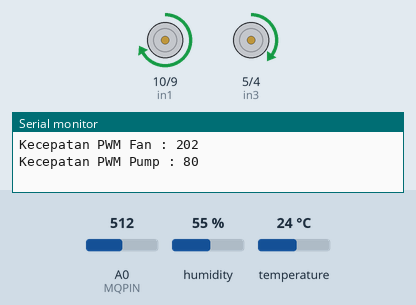
Simulated run of this program. Board: Arduino Uno, built with avr-gcc and run on an emulated ATmega328P. Shown: motor-driver pin pairs drawn as motors (green arrow = first pin HIGH = forward, orange = second pin HIGH = backward, longer = more drive, scaled by the enable pin), the last lines printed to the serial monitor. The test bench sets the inputs (shaded band); at power-on: temperature 24 °C, A0 (MQPIN) = 512, humidity 55 %.

Above: at 1.2 s.
1.3 s: temperature set to 22 °C
At 5.8 s:
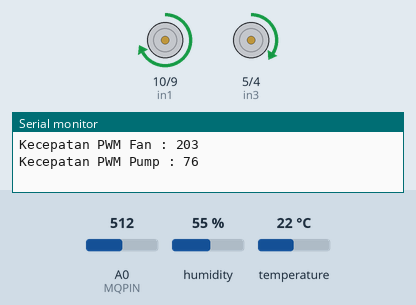
6.8 s: temperature set to 19 °C
At 10.8 s:
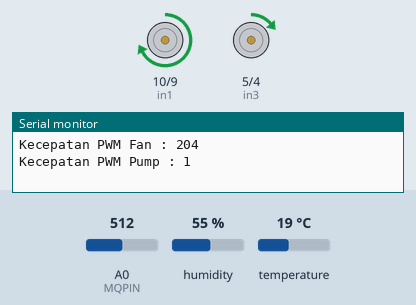
11.9 s: A0 (MQPIN) set to 306
At 15.9 s:
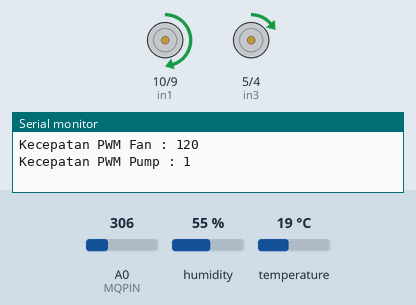
17.1 s: A0 (MQPIN) set to 0
At 22.0 s:
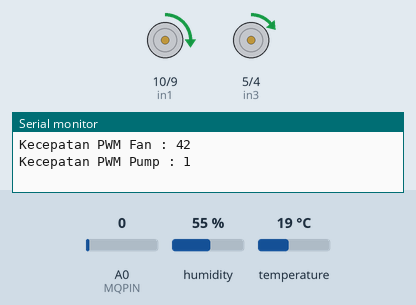
22.3 s: temperature set to 28 °C
At 27.0 s:
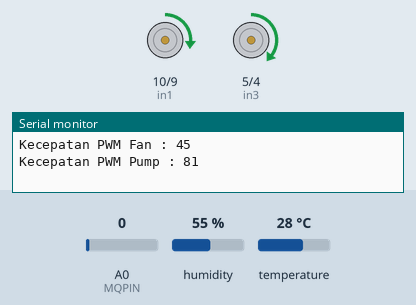
27.4 s: A0 (MQPIN) set to 122
At 32.2 s:
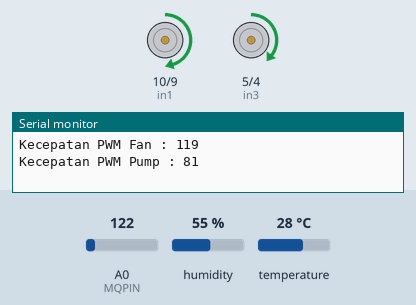
Timing chart, 0 to 33.6 s (numbered marks = the images above; inputs shaded):
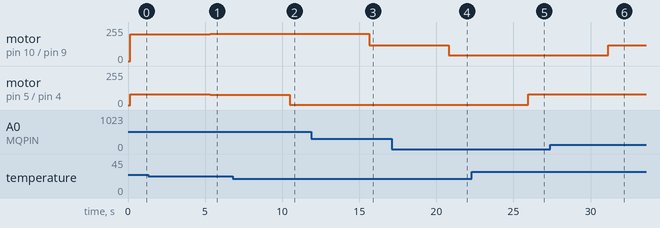

Measured:
- the behaviour switches between 21 and 20 °C on temperature (found by bisection; images 1 and 2)
- after the input at 1.3 s, motor on pin 10 (in1) / pin 9 (in2): forward 202/255 → forward 203/255 after 4.0 s; motor on pin 5 (in3) / pin 4 (in4): forward 80/255 → forward 76/255 after 4.0 s
- after the input at 6.8 s, motor on pin 10 (in1) / pin 9 (in2): forward 203/255 → forward 204/255 after 3.7 s; motor on pin 5 (in3) / pin 4 (in4): forward 76/255 → forward 1/255 after 3.7 s
- after the input at 11.9 s, motor on pin 10 (in1) / pin 9 (in2): forward 204/255 → forward 120/255 after 3.7 s
- after the input at 17.1 s, motor on pin 10 (in1) / pin 9 (in2): forward 120/255 → forward 42/255 after 3.7 s
- after the input at 22.3 s, motor on pin 10 (in1) / pin 9 (in2): forward 42/255 → forward 45/255 after 3.7 s; motor on pin 5 (in3) / pin 4 (in4): forward 1/255 → forward 81/255 after 3.7 s
- after the input at 27.4 s, motor on pin 10 (in1) / pin 9 (in2): forward 45/255 → forward 119/255 after 3.7 s

The program:

main.cpp
```cpp
#include <Arduino.h>
#include <Fuzzy.h>
#include <MQUnifiedsensor.h>
#include <DHT.h>


#define MQPIN A0
#define DHTPIN 2
#define DHTTYPE DHT11
DHT dht(DHTPIN, DHTTYPE);

#define enA 11
#define in1 10
#define in2 9

#define enB 6
#define in3 5
#define in4 4

boolean inital = true;
int output = 0;
Fuzzy *fuzzy = new Fuzzy();

//Fuzzy Input Suhu
FuzzySet *dingin= new FuzzySet(0, 0, 20, 33);
FuzzySet *hangat = new FuzzySet(20, 33, 48, 55);
FuzzySet *panas = new FuzzySet(48, 55, 100, 100);

//Fuzzy Input Asap
FuzzySet *rendah = new FuzzySet(0, 0, 200, 700);
FuzzySet *sedang = new FuzzySet(200, 700, 4500, 5500);
FuzzySet *tinggi = new FuzzySet(4500, 5500, 10000, 10000);

//Fuzzy Output PWN DC Motor 1 Kipas
FuzzySet *lambat1 = new FuzzySet(0, 0, 70, 100);
FuzzySet *sedang1 = new FuzzySet(70, 100, 140, 170);
FuzzySet *cepat1 = new FuzzySet(140, 170, 255, 255);

//Fuzzy Output PWN DC Motor 2 Pompa Air
FuzzySet *mati2 = new FuzzySet(0, 0, 2.5, 5);
FuzzySet *sedang2 = new FuzzySet(2.5, 7.5, 140, 170);
FuzzySet *cepat2 = new FuzzySet(140, 170, 255, 255);

void setup(){
  dht.begin();
  Serial.begin(9600);
  randomSeed(analogRead(0));

  pinMode(enA, OUTPUT);
  pinMode(in1, OUTPUT);
  pinMode(in2, OUTPUT);

  pinMode(enB, OUTPUT);
  pinMode(in3, OUTPUT);
  pinMode(in4, OUTPUT);

  FuzzyInput *suhu = new FuzzyInput(1);

  suhu->addFuzzySet(dingin);
  suhu->addFuzzySet(hangat);
  suhu->addFuzzySet(panas);
  fuzzy->addFuzzyInput(suhu);

  FuzzyInput *asap = new FuzzyInput(2);

  asap->addFuzzySet(rendah);
  asap->addFuzzySet(sedang);
  asap->addFuzzySet(tinggi);
  fuzzy->addFuzzyInput(asap);

  FuzzyOutput *fanSpeed = new FuzzyOutput(1);

  fanSpeed->addFuzzySet(lambat1);
  fanSpeed->addFuzzySet(sedang1);
  fanSpeed->addFuzzySet(cepat1);
  fuzzy->addFuzzyOutput(fanSpeed);

  FuzzyOutput *pam = new FuzzyOutput(2);

  pam->addFuzzySet(mati2);
  pam->addFuzzySet(sedang2);
  pam->addFuzzySet(cepat2);
  fuzzy->addFuzzyOutput(pam);


  // Fuzzy Rule 1
  FuzzyRuleAntecedent *dingin_rendah = new FuzzyRuleAntecedent();
  dingin_rendah->joinWithAND(dingin, rendah);

  FuzzyRuleConsequent *aturan1 = new FuzzyRuleConsequent;
  aturan1->addOutput(lambat1);
  aturan1->addOutput(mati2);

  FuzzyRule *rule1 = new FuzzyRule(1, dingin_rendah, aturan1);
  fuzzy->addFuzzyRule(rule1);


  //fuzzy Rule 2
  FuzzyRuleAntecedent *dingin_sedang = new FuzzyRuleAntecedent();
  dingin_sedang->joinWithAND(dingin, sedang);

  FuzzyRuleConsequent *aturan2 = new FuzzyRuleConsequent;
  aturan2->addOutput(sedang1);
  aturan2->addOutput(mati2);

  FuzzyRule *rule2 = new FuzzyRule(2, dingin_sedang, aturan2);
  fuzzy->addFuzzyRule(rule2);

  //fuzzy Rule 3
  FuzzyRuleAntecedent *dingin_tinggi = new FuzzyRuleAntecedent();
  dingin_tinggi->joinWithAND(dingin, tinggi);

  FuzzyRuleConsequent *aturan3 = new FuzzyRuleConsequent;
  aturan3->addOutput(cepat1);
  aturan3->addOutput(mati2);

  FuzzyRule *rule3 = new FuzzyRule(3, dingin_tinggi, aturan3);
  fuzzy->addFuzzyRule(rule3);

  //fuzzy Rule 4
  FuzzyRuleAntecedent *hangat_rendah = new FuzzyRuleAntecedent();
  hangat_rendah->joinWithAND(hangat, rendah);

  FuzzyRuleConsequent *aturan4 = new FuzzyRuleConsequent;
  aturan4->addOutput(lambat1);
  aturan4->addOutput(sedang2);

  FuzzyRule *rule4 = new FuzzyRule(4, hangat_rendah, aturan4);
  fuzzy->addFuzzyRule(rule4);

  //fuzzy Rule 5
  FuzzyRuleAntecedent *hangat_sedang = new FuzzyRuleAntecedent();
  hangat_sedang->joinWithAND(hangat, sedang);

  FuzzyRuleConsequent *aturan5 = new FuzzyRuleConsequent;
  aturan5->addOutput(sedang1);
  aturan5->addOutput(sedang2);

  FuzzyRule *rule5 = new FuzzyRule(5, hangat_sedang, aturan5);
  fuzzy->addFuzzyRule(rule5);

  //fuzzy Rule 6
  FuzzyRuleAntecedent *hangat_tinggi = new FuzzyRuleAntecedent();
  hangat_tinggi->joinWithAND(hangat, tinggi);

  FuzzyRuleConsequent *aturan6 = new FuzzyRuleConsequent;
  aturan6->addOutput(cepat1);
  aturan6->addOutput(sedang2);

  FuzzyRule *rule6 = new FuzzyRule(6, hangat_tinggi, aturan6);
  fuzzy->addFuzzyRule(rule6);

  //Fuzzy Rule 7
  FuzzyRuleAntecedent *panas_rendah = new FuzzyRuleAntecedent();
  panas_rendah->joinWithAND(panas, rendah);

  FuzzyRuleConsequent *aturan7 = new FuzzyRuleConsequent;
  aturan7->addOutput(lambat1);
  aturan7->addOutput(cepat2);

  FuzzyRule *rule7 = new FuzzyRule(7, panas_rendah, aturan7);
  fuzzy->addFuzzyRule(rule7);

  //Fuzzy Rule 8
  FuzzyRuleAntecedent *panas_sedang = new FuzzyRuleAntecedent();
  panas_sedang->joinWithAND(panas, sedang);

  FuzzyRuleConsequent *aturan8 = new FuzzyRuleConsequent;
  aturan8->addOutput(sedang1);
  aturan8->addOutput(cepat2);

  FuzzyRule *rule8 = new FuzzyRule(8, panas_sedang, aturan8);
  fuzzy->addFuzzyRule(rule8);

  //Fuzzy Rule 9
  FuzzyRuleAntecedent *panas_tinggi = new FuzzyRuleAntecedent();
  panas_tinggi->joinWithAND(panas, tinggi);

  FuzzyRuleConsequent *aturan9 = new FuzzyRuleConsequent;
  aturan9->addOutput(cepat1);
  aturan9->addOutput(cepat2);

  FuzzyRule *rule9 = new FuzzyRule(9, panas_tinggi, aturan9);
  fuzzy->addFuzzyRule(rule9);

}

void loop() {
  // int input1 = random(0, 100);
  // int input2 = random(0, 10000);

  // int input1 = 80;
  // int input2 = 4555;


  int input1 = dht.readTemperature();
  int input2 = analogRead(MQPIN);
  input2 = map(input2, 0, 900, 0, 10000);


  Serial.print("Suhu : ");
  Serial.println(input1);

  Serial.print("Asap : ");
  Serial.println(input2);

  fuzzy->setInput(1, input1);
  fuzzy->setInput(2, input2);

  fuzzy->fuzzify();

  // Fuzzy output for the fan (enA)
  int fanOutput = fuzzy->defuzzify(1);

  // Fuzzy output for the water pump (enB)
  int pumpOutput = fuzzy->defuzzify(2);

  Serial.print("Kecepatan PWM Fan : ");
  Serial.println(fanOutput);
  Serial.print("Kecepatan PWM Pump : ");
  Serial.println(pumpOutput);
  Serial.println(" ");

  // Set the fan speed based on the fuzzy output
  analogWrite(enA, fanOutput);
  digitalWrite(in1, HIGH);
  digitalWrite(in2, LOW);

  // Set the water pump speed based on the fuzzy output
  analogWrite(enB, pumpOutput);
  digitalWrite(in3, HIGH);
  digitalWrite(in4, LOW);


  delay(5000);
}
```
